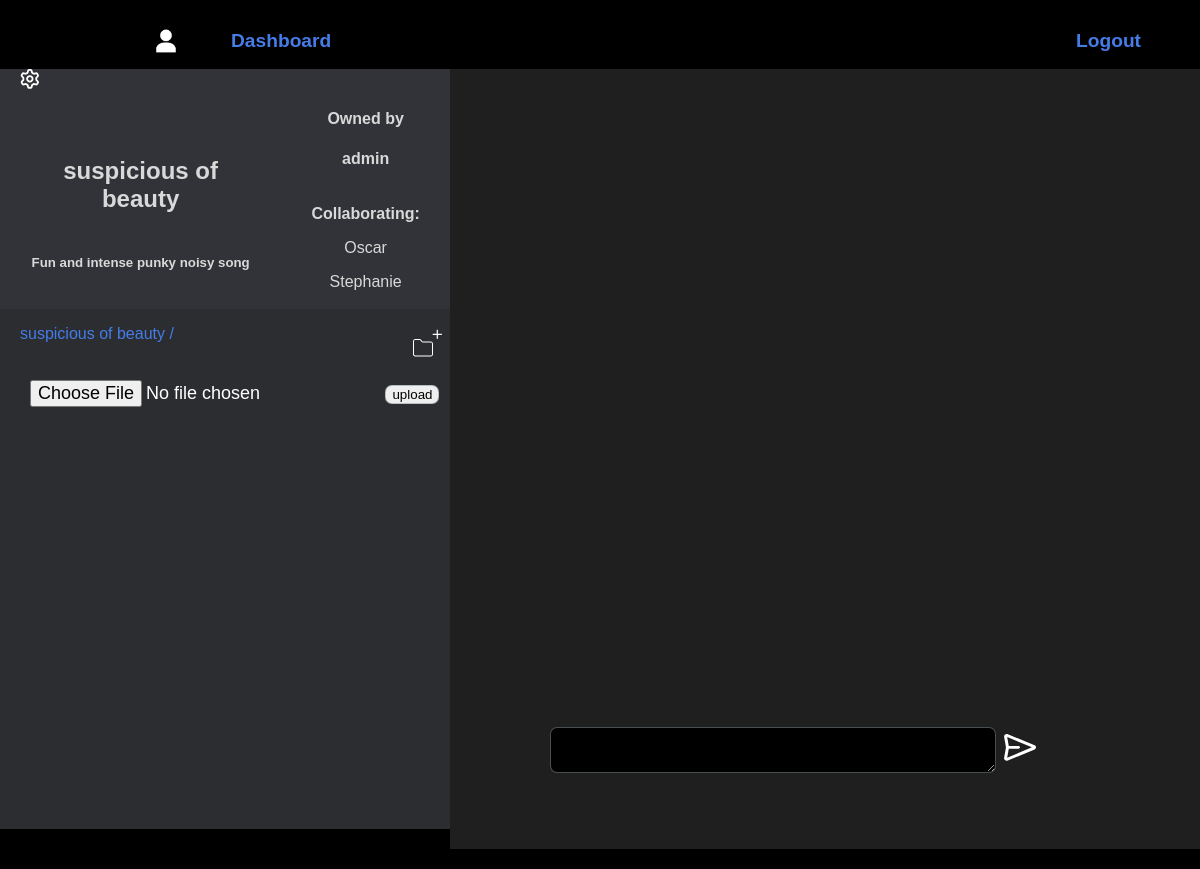
The app's page /repository/9 with its own data.
### palinodes/models.py (models this page shows, shortened)
class Directory(models.Model):
    name = models.CharField(max_length=50)
    description = models.TextField(max_length=300, blank=True, null=True)
    created = models.DateTimeField(auto_now_add=True)
    owner = models.ForeignKey(User, on_delete=models.CASCADE, related_name="directories")
    collaborators = models.ManyToManyField(User, blank=True, related_name="collaborating")
    parent = models.ForeignKey("self", blank=True, null=True, on_delete=models.CASCADE, related_name="subdirectories")

class User(AbstractUser):
    pass

### palinodes/views.py (the view)
# urls.py: path("repository/<int:repository_id>", views.repository_view, name="repository"),
def repository_view(request, repository_id):
    repository = Directory.objects.get(id=repository_id)
    return render(request, "palinodes/repository.html", {
        "repository": repository
    })

### palinodes/templates/palinodes/repository.html (shortened to what this page needs)
{% extends 'palinodes/layout.html' %}
{% load static %}
{% block navbar %}
<li id="dash-btn">
    {% if user.profile.avatar %}
    <img id="avatar-sm" src={{user.profile.avatar.url}}>
    {% else %}
    <img style="background-color: black;" id="avatar-sm" src='/media/Default-Profile-Picture.png' >
    {% endif %}
    <a href={% url 'dashboard' %}>Dashboard</a></li>
{% endblock navbar %}
{% block body %}
    <div id="repository-container">
        <div id=repository-details>
            <div class="clickable" id="repository-settings">
            </div>
            <div id="repository-details-details">
                <h2>{{repository.name}}</h2>
                <h5>{{repository.description}}</h3>
            </div>
            <div id="repository-details-collaborators">
                <div>
                    <h4>Owned by</h4>
                    <h4>{{repository.owner.username}}</h4>
                </div>
                <div>
                    <p><strong>Collaborating:</strong></p>
                    {% for collaborator in repository.collaborators.all %}
                    <p>{{collaborator.username}}</p>
                    {% endfor %}
                </div>
            </div>
        </div>
        <div id="repository-contents">
            <div id="repository-contents-topbar">
                <div id="current-path">
                    <p>{{repository.name}} /</p>
                </div>
                <button id="new-directory" class="clickable">
                </button>
            </div>
            <form id="file-form">
                <input id="file-input" class="clickable bordered" type="file">
                <input class="clickable bordered" type="submit" value="upload">
            </form>
        </div>
        <div id="soundwave"></div>
        <div id="chat-container">
            <div id="chat">
            </div>
            <form id="new-comment">
                <textarea class="bordered" type="text" name="comment" id="comment-input"></textarea>
                <button type="submit">
                </button>
            </form>
        </div>
    </div>
{% endblock %}

### palinodes/static/palinodes/widescreen.css (style rules this page uses)
body { margin:0; padding:0; background-color: black; color: rgb(217, 217, 217); text-decoration: none; font-family:sans-serif; width: 100vw; height: 100vh; overflow: hidden; }
* { border-color: red; }
a { text-decoration: none; color: #457CE8; font-weight:bold; font-size: larger; }
img { object-fit: contain; }
button { border: none; margin-top: 20px; padding: 8px; color: white; font-size: large; background-color: #323338; }
.bordered { border: solid; border-color: #88959c88; border-width: 1px; border-radius: 7px; }
#dash-btn { display: flex; align-items: center; }
input[type="file"] { border: none; padding: 10px; color: white; font-size: large; }
#avatar-sm { margin-right: 40px; width: 50px; height: 50px; border-radius: 90%; background-color: #323338; }
#repository-container { grid-column: 1 / span 3; display: grid; grid-template-rows: 30vh 65vh; grid-template-columns: 3fr 5fr; }
#repository-details { background-color: #313338; grid-area: 1 / 1 / span 1 / span 1; display: grid; grid-template-rows: 1fr 5fr; grid-template-columns: 5fr 3fr; }
#repository-details-details { grid-area: 2 / 1 / span 1 / span 1; display: flex; flex-direction: column; justify-content: center; align-items: center; text-align: center; padding-left: 30px; padding-right: 30px; }
#repository-details-collaborators { grid-area: 2 / 2 / span 1 / span 1; display: flex; flex-direction: column; text-align: center; }
#repository-settings { display: flex; align-items: center; }
#repository-settings p, #repository-settings svg { margin-left:20px; }
#repository-contents { padding-left: 20px; background-color: #2b2d31; grid-area: 2 / 1 / span 1 / span 1; display: flex; flex-direction: column; height: 100%; overflow-y: scroll; }
#repository-contents-topbar { display: flex; justify-content: space-between; }
#current-path { display: flex; justify-content: space-around; }
#repository-contents-topbar p { color: #457CE8; }
#new-directory { padding-top: 0px; border: none; background-color: #2b2d31; width:fit-content; }
#soundwave { background-color: #1f1f1f; grid-area: 1 / 2 / span 1 / span 1; display:flex; flex-direction: column; justify-content: center; }
#chat-container { background-color: #1f1f1f; grid-area: 2 / 2 / span 1 / span 1; height: 100%; padding: 10px 100px 10px 100px; display: flex; flex-direction: column; }
#chat { height: 48vh; display: flex; flex-direction: column; align-items: flex-start; overflow-y: scroll; }
#chat-container form { margin-top: 20px; align-self: stretch; display: flex; align-items: center; bottom: 0; }
button[type="submit"] { margin: 0px; background-color: #1f1f1f; }
#comment-input { color: white; font-size: medium; width: 80%; background-color: black; min-height: 40px; display: flex; flex-wrap: wrap; overflow: visible; }

### records on screen
Directory: name "suspicious of beauty", description "Fun and intense punky noisy song", owner.username "admin"
User: username "Oscar"
User: username "Stephanie"
